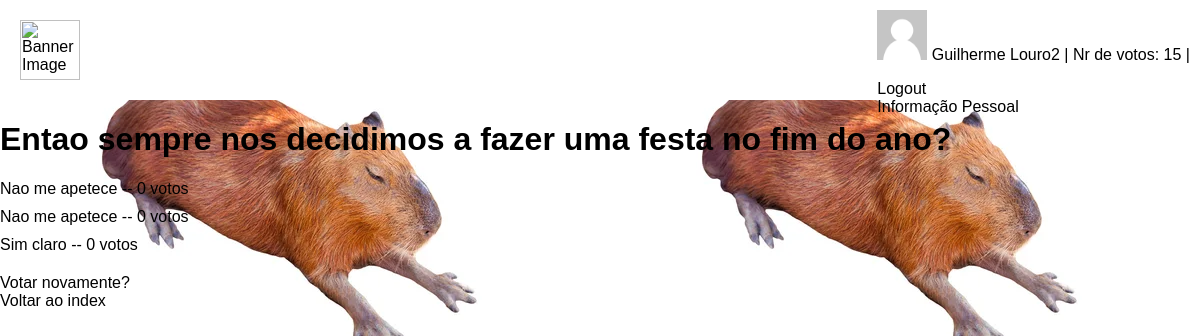
/votacao/1/resultados (signed in), run on an earlier commit of the app's database.
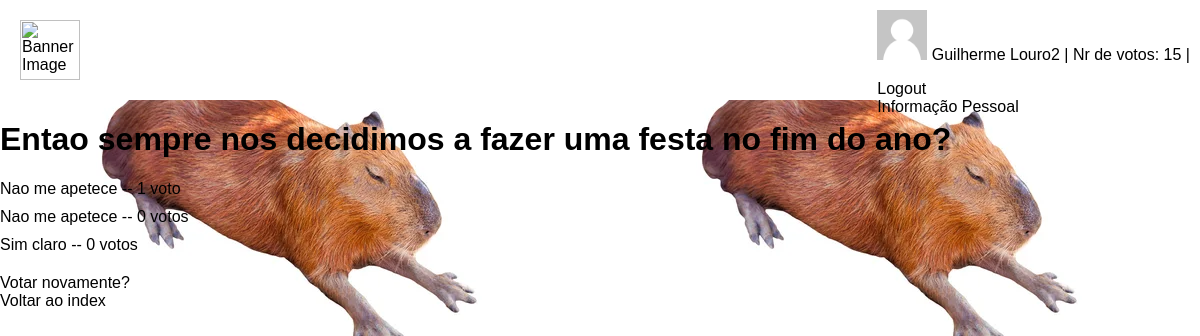
And on a later commit of the database.
### votacao/models.py (models this page shows, shortened)
class Aluno(models.Model):
    user = models.OneToOneField(User, on_delete=models.CASCADE)
    curso = models.CharField(max_length=100)
    nr_votos = models.IntegerField(default=0)
    image = models.TextField()

class Questao(models.Model):
        questao_texto =  models.CharField(max_length=200)
        pub_data = models.DateTimeField('data depublicacao')

class Opcao(models.Model):
        questao = models.ForeignKey(Questao,on_delete=models.CASCADE)
        opcao_texto = models.CharField(max_length=200)
        votos = models.IntegerField(default=0)

### votacao/views.py (the view)
# urls.py: path('<int:questao_id>/resultados', views.resultados, name='resultados'),
def resultados(request, questao_id):
    questao = get_object_or_404(Questao, pk=questao_id)
    return render(request, 'votacao/resultados.html', {'questao': questao})

### votacao/templates/votacao/resultados.html
{% extends "votacao/index.html" %}
{% block conteudo %}
<h1>{{ questao.questao_texto }}</h1>
<ul>
    {% for opcao in questao.opcao_set.all %}
        <li>{{ opcao.opcao_texto }} --
            {{ opcao.votos }}
            voto{{ opcao.votos|pluralize }}</li>
    {% endfor %}
</ul>
<a href="{% url 'votacao:detalhe' questao.id %}">Votar novamente?</a> <br/>
<a href="{% url 'votacao:index' %}">Voltar ao index</a>
{% endblock %}

### votacao/templates/votacao/index.html (shortened to what this page needs)
<head>
    {% load static %}
    <link rel="stylesheet" type="text/css" href="{% static 'votacao/css/mystyle.css' %}">
</head>
<header>
    {% load static %}
    <div class="banner">
      <img src="https://conhecimentoinovacao.iscte-iul.pt/wp-content/uploads/2021/02/rgb_iscte_pt_horizontal_positive.png" alt="Banner Image">
    </div>
    {% block logina %}
    <div class="username">
      {% if not request.user.is_authenticated %}
        <div style="position:fixed; top:10px; right:10px">
            <a href="{% url 'votacao:registo' %}">
                Registar
            </a>
            <br/>
            <a href="{% url 'votacao:loginpage' %}">
                Login
            </a>
        </div>
      {% else %}
        <div style="position:fixed; top:10px; right:10px">
            {% if request.user.aluno.image == '' %}
                <img src="{{request.user.aluno.image }}" id="img1" height="50">
            {% else %}
                <img src="{% static 'votacao/images/user.png' %}" id="img1" height="50">
            {% endif %}
            <p style="display:inline-block" id="p1"> {{ user.get_username }}</p>
            {% if request.user.aluno %}
                <p style="display:inline-block"> | Nr de votos: {{ user.aluno.nr_votos }} | </p>
             {% endif %}
            <br/>
            <a href="{% url 'votacao:logoutview' %}">
                Logout
            </a>
             <br/>
             <a href="{% url 'votacao:personal' %}">
                Informação Pessoal
            </a>
        </div>
     {% endif %}
    </div>
    {% endblock %}
</header>
{% block conteudo %}{% endblock %}

### votacao/static/votacao/css/mystyle.css (style rules this page uses)
header { display: flex; justify-content: space-between; align-items: center; padding: 20px; background-color: #FFF; box-shadow: 0px 5px 10px rgba(255, 255, 255, 0.1); }
.banner img { height: 60px; }
ul { list-style-type: none; margin: 20px 0; padding: 0; }
li { margin-bottom: 10px; }
a { color: rgb(0, 0, 0); text-decoration: none; }

What changed in the data, as far as the page shows it:
changed Opcao (number 1 of 3 on the later page): votos "0" → "1"
